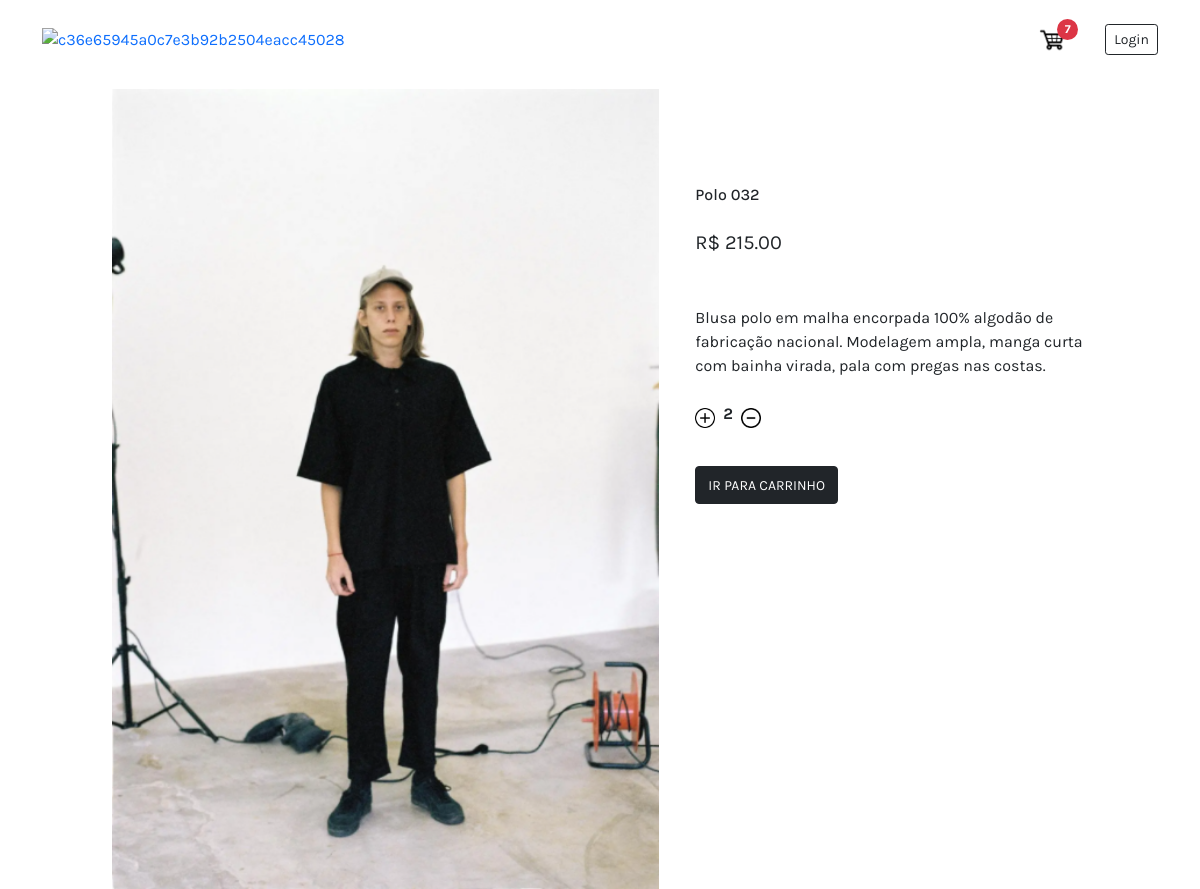
The app's page /product/3 (signed in), older data.
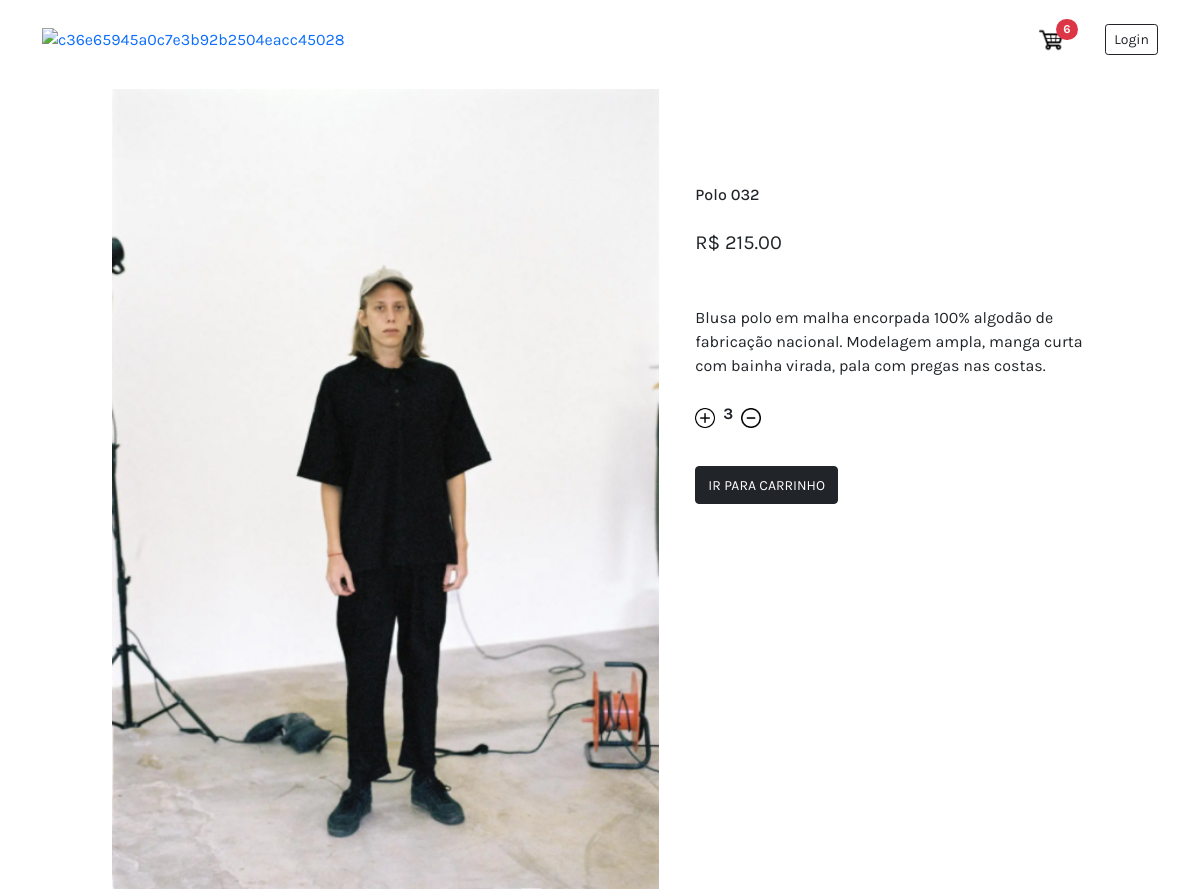
The same page, newer data.
### store/models.py (models this page shows, shortened)
class OrderItem(models.Model):
    product = models.ForeignKey(Product, on_delete=models.SET_NULL, null=True)
    order = models.ForeignKey(Order, on_delete=models.SET_NULL, null=True)
    quantity = models.IntegerField(default=0, null=True, blank=True)
    created_at = models.DateTimeField(auto_now_add=True)

### store/views.py (the view)
# urls.py: path('product/<str:pk>', views.product, name='product'),
def product(request, pk):
    product = Product.objects.get(id=pk)
    if request.user.is_authenticated:
        customer = request.user.customer
        order, created = Order.objects.get_or_create(customer=customer, complete=False)
        item = OrderItem.objects.get_or_create(order=order, product=product)[0]
        cartItems = order.get_cart_items
    else:
        item = []
        order = {'get_cart_total':0, 'get_cart_items':0}
        cartItems = order['get_cart_items']
    context = {
        'product': product,
        'order': order,
        'item': item,
        'cartItems': cartItems
    }
    return render(request, 'store/product.html', context)

### store/models.py (called while the page is built)
    @property
    def get_cart_items(self):
        orderitems = self.orderitem_set.all()
        total = sum([item.quantity for item in orderitems])
        return total

### store/templates/store/product.html
{% extends 'store/main.html' %}
{% load static %}
{% block content %}
<div class="container mt-4" style="max-width: 1000px;">
  <div class="row">
    <div class="col-7 pe-4">
      <img class="w-100" style="max-height: 800px;" src="{{product.image.url}}" alt="">
    </div>
    <div class="col-5 mt-5">
      <h6 class="mt-5" >{{product.name}}</h6>
      <p class="fs-5 mt-4">R$ {{product.price|floatformat:2}}</p>
      <p class="mt-5" >{{product.description}}</p>
      {% if item.quantity > 0 %}
      <div class="d-flex">
        <img data-product="{{item.product.id}}" data-action="add" style="height: 20px; cursor:pointer;"
          class="my-auto chg-quantity update-cart" src="{% static  'images/plus.png' %}">
        <p class="pt-2 mx-2 fw-bold">{{item.quantity}}</p>
        <img data-product="{{item.product.id}}" data-action="remove" style="height: 20px; cursor:pointer;"
          class="my-auto chg-quantity update-cart" src="{% static  'images/minus.png' %}">
      </div>
      <a href="{% url 'cart' %}">
        <button class="mt-4 btn btn-dark text-center">
          <small>IR PARA CARRINHO</small>
        </button>
      </a>
      {% else %}
        <button class="update-cart mt-4 btn btn-dark  text-center" data-product="{{product.id}}" data-action="add" type="submit" name="buy">
          <small>ADICIONAR AO CARRINHO</small>
        </button>
      {% endif %}
    </div>
  </div>
</div>
{% endblock content %}

Row changes from the older to the newer data that the page shows:
changed OrderItem: quantity "2" → "3"
Text that changed along with them:
{{ cartItems }}: "7" → "6"
